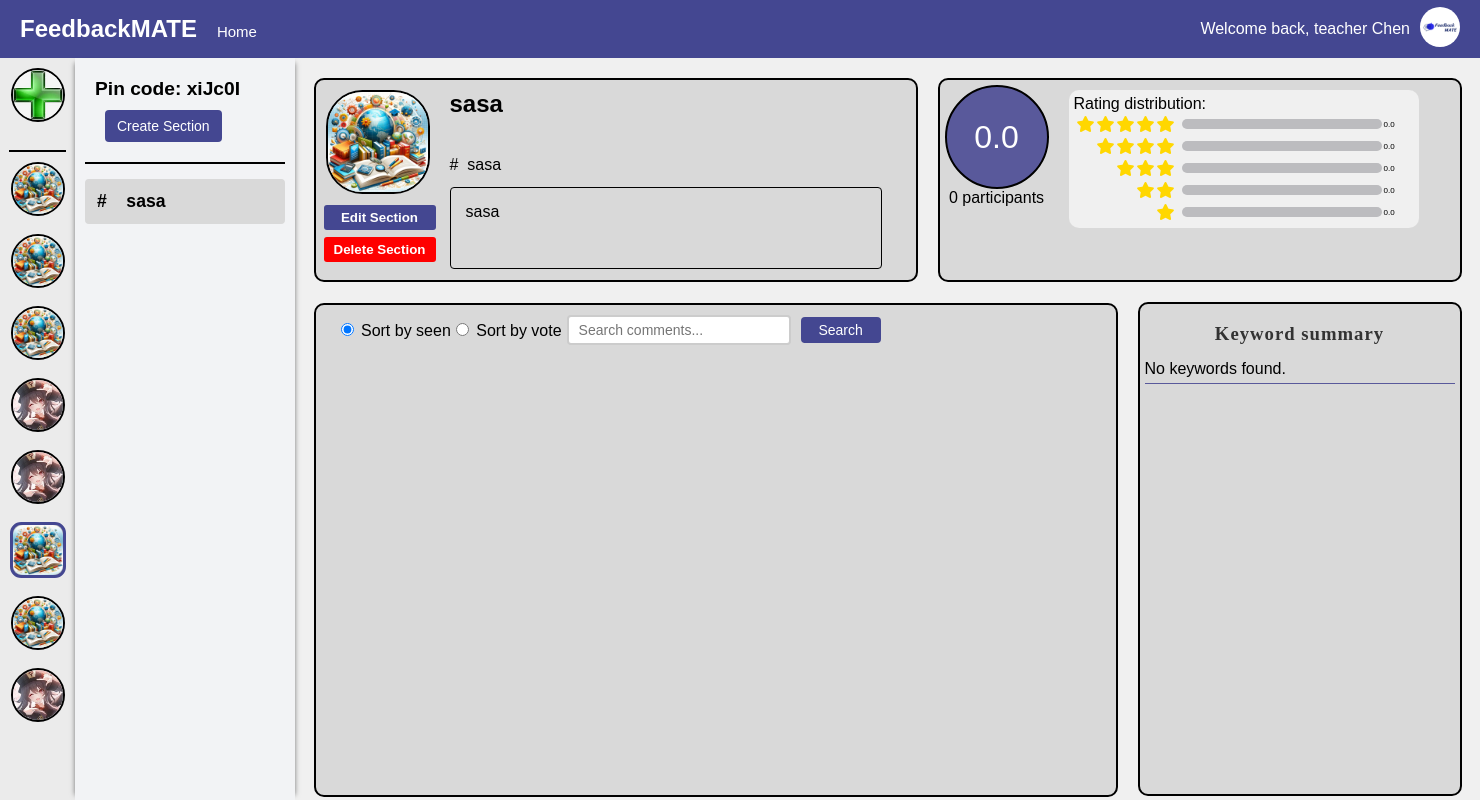
The page /teacher/channel/51/section/29/ (signed in) on the database its author committed.
### main/models.py (models this page shows, shortened)
class UserInfo(models.Model):
    user = models.OneToOneField(User, on_delete=models.CASCADE)
    profile_name = models.CharField(max_length=30)
    user_image = models.ImageField(upload_to=user_image_path, default='img/user.png')

class Channel(models.Model):
    name = models.CharField(max_length=70)
    pin_code = models.CharField(max_length=6, unique=True, blank=True, null=True)
    user = models.ForeignKey(User, on_delete=models.CASCADE)
    description = models.TextField(max_length=500, blank=True)
    image = models.ImageField(upload_to=channel_image_path, default='img/channel_icon.jpg')
    students = models.ManyToManyField(User, related_name='joined_channels', blank=True)

class Section(models.Model):
    channel = models.ForeignKey(Channel, on_delete=models.CASCADE)
    title = models.CharField(max_length=50)
    description = models.TextField(max_length=500, blank=True)
    total_rating = models.FloatField(default=0.0, blank=True)
    ratings_count = models.PositiveIntegerField(default=0, blank=True)
    one_star_users = models.ManyToManyField(User, related_name='one_star_sections', blank=True)
    two_star_users = models.ManyToManyField(User, related_name='two_star_sections', blank=True)
    three_star_users = models.ManyToManyField(User, related_name='three_star_sections', blank=True)
    four_star_users = models.ManyToManyField(User, related_name='four_star_sections', blank=True)
    five_star_users = models.ManyToManyField(User, related_name='five_star_sections', blank=True)
    one_star_percentage = models.FloatField(verbose_name="Percentage", default=0.0)
    two_star_percentage = models.FloatField(verbose_name="Percentage", default=0.0)
    three_star_percentage = models.FloatField(verbose_name="Percentage", default=0.0)
    four_star_percentage = models.FloatField(verbose_name="Percentage", default=0.0)
    five_star_percentage = models.FloatField(verbose_name="Percentage", default=0.0)

### main/decorators.py (the view)
    def _wrapped_view(request, *args, **kwargs):
        if request.user.groups.filter(name='teacher').exists():
            return view_func(request, *args, **kwargs)
        else:
            return redirect('student')

### main/templates/section_detail.html (shortened to what this page needs)
{% extends 'channel_detail.html' %}
{% load static %}
{% block section %}
<div class="section-block">
{% for section in sections %}
    <div class="section-tooltip">
        <a href="{% url 'section' channel_id=section.channel.id section_id=section.id %}" class="section-item {% if current_section.id == section.id %}selected{% endif %}">
            #&nbsp;&nbsp;&nbsp; {{ section.title }}
        </a>
    </div>
{% endfor %}
</div>
{% endblock %}
{% block content %}
{{ block.super}}
<div class="top-section">
    <div class="description-box">
        <div class="description-left">
            <img src= "{{ current_channel.image.url }}" alt="Channel Image" class="channel-image">
            <div class="button-container">
                <button type="button" class="edit-info-btn" onclick="location.href='{% url 'edit-section' channel_id=current_channel.id section_id=current_section.id %}'">Edit Section</button>
                <button type="button" class="delete-section-btn" onclick="confirmDelete({{ current_section.id }})">Delete Section</button>
            </div>
        </div>
        <div class="channel-info">
            <h2 class="channel-name">{{ current_channel.name }}</h2>
            <p class="section-title"># &nbsp;{{ current_section.title }}</p>
            <p class="section-description">{{ current_section.description }}</p>
        </div>
    </div>
    <div class="rating-box">
        <div class="rating-overview">
            <div class="circle-rating">
                <span id="total-rating">{{ current_section.total_rating}}</span>
            </div>
            <div class="rating-participants">
                <span id="participants-count">{{ current_section.ratings_count}}</span> participants
            </div>
        </div>
        <div class="right-part">
            <div class="rating-statistics">
                Rating distribution:
                <div class="rating-stat" data-star="5">
                    <i class="fas fa-star"></i>
                    <i class="fas fa-star"></i>
                    <i class="fas fa-star"></i>
                    <i class="fas fa-star"></i>
                    <i class="fas fa-star"></i>
                    <div class="rating-bar">
                    </div>
                    <div class="percentage-count">
                        <span id="star-5-count">{{ current_section.five_star_percentage }}</span>
                    </div>
                </div>
                <div class="rating-stat" data-star="4">
                    <i class="fas fa-star"></i>
                    <i class="fas fa-star"></i>
                    <i class="fas fa-star"></i>
                    <i class="fas fa-star"></i>
                    <div class="rating-bar">
                    </div>
                    <div class="percentage-count">
                        <span id="star-4-count">{{ current_section.four_star_percentage }}</span>
                    </div>
                </div>
                <div class="rating-stat" data-star="3">
                    <i class="fas fa-star"></i>
                    <i class="fas fa-star"></i>
                    <i class="fas fa-star"></i>
                    <div class="rating-bar">
                    </div>
                    <div class="percentage-count">
                        <span id="star-3-count">{{ current_section.three_star_percentage }}</span>
                    </div>
                </div>
                <div class="rating-stat" data-star="2">
                    <i class="fas fa-star"></i>
                    <i class="fas fa-star"></i>
                    <div class="rating-bar">
                    </div>
                    <div class="percentage-count">
                        <span id="star-2-count">{{ current_section.two_star_percentage }}</span>
                    </div>
                </div>
                <div class="rating-stat" data-star="1">
                    <i class="fas fa-star"></i>
                    <div class="rating-bar">
                    </div>
                    <div class="percentage-count">
                        <span id="star-1-count">{{ current_section.one_star_percentage }}</span>
                    </div>
                </div>
            </div>
        </div>
    </div>
    <div class="comment-section">
        <div class="search-sort-container">
        <form id="sort-form" method="get">
            <label class="sort-option">
                <input type="radio" name="sort" value="read" {% if request.GET.sort == "read" or not request.GET.sort %}checked{% endif %}>
                Sort by seen
            </label>
            <label class="sort-option">
                <input type="radio" name="sort" value="vote" {% if request.GET.sort == "vote" %}checked{% endif %}>
                Sort by vote
            </label>
        </form>
        <form method="get" action="" class="search-form">
            <input type="text" name="search" placeholder="Search comments..." value="{{ request.GET.search|default:'' }}">
            <button type="submit">Search</button>
        </form>
        </div>
    </div>
    <div class="keyword-summary">
        <h3>Keyword summary</h3>
        <ul>
            {% for keyword, freq in top_keywords %}
                <li>
                    <span class="keyword">{{ keyword }}</span>
                    <span class="likes">{{ freq }}</span>
                </li>
            {% empty %}
                <li>No keywords found.</li>
            {% endfor %}
        </ul>
    </div>
</div>
{% endblock %}

### main/templates/channel_detail.html (shortened to what this page needs)
{% extends 'teacher.html' %}
{% load static %}
{% block home %}
<a href="{% url 'teacher' %}" class="home-link">Home</a>
{% endblock home %}
{% block channel %}
    {% for channel in channels %}
    <div class="channel-icon-container {% if channel.id == current_channel.id %}selected-channel{% endif %}" data-channel-id="{{ channel.id }}">
        <img src="{{ channel.image.url }}" alt="" class="channel-icon {% if channel.id == current_channel.id %}selected-channel-icon{% endif %}" onclick="location.href='{% url 'channel-detail' channel.id %}'">
    </div>
    {% endfor %}
{% endblock %}
{% block content %}
<div class="section-nav">
    <div class="pin-code-display">
        Pin code: {{ current_channel.pin_code }}
        <button onclick="location.href='{% url 'create-section' current_channel.id %}'" class="create-section-btn">Create Section</button>
    </div>
    {% block section %}{% endblock%}
</div>
{% endblock %}

### main/templates/teacher.html (shortened to what this page needs)
<!DOCTYPE html>
<html lang="en">
{% load static %}
<head>
    <link rel="stylesheet" href="https://cdnjs.cloudflare.com/ajax/libs/font-awesome/5.15.1/css/all.min.css">
</head>
<body>
    <div class="app-container">
        <div class="header">
            <div class="logo">FeedbackMATE</div>
            {% block home%}
            {% endblock home %}
            <div class="user-info">
                <span class="welcome-text">Welcome back, {{ username }}</span>
                <div class="user-dropdown">
                    <img src="{{ user_image }}" alt="User Image" width="40" height="40" style="border-radius: 50%;">
                </div>
            </div>
        </div>
        <div class="main-container">
            <div class="sidebar">
                <div class="channel-icon-container add-channel create-channel-btn">
                    <img src="{% static 'img/add_channel_icon.jpg' %}" alt="Add Channel" class="channel-icon" onclick="location.href='{% url 'create-channel' %}'">
                </div>
                <div class="channel-divider"></div>
                {% block channel %}{% endblock %}
            </div>
            {% block content %}{% endblock %}
        </div>
    </div>
</body>
</html>

### main/templates/teacher.html (style rules this page uses)
body { font-family: Arial, sans-serif; margin: 0; padding: 0; background-color: #f0f0f0; }
.app-container { display: flex; flex-direction: column; min-width: 1470px; max-height: 100vh; overflow-x: auto; overflow-y: auto; }
.header { display: flex; justify-content: space-between; align-items: center; padding: 20px; background-color: #444791; color: white; height: 18px; }
.logo { font-size: 24px; font-weight: bold; }
.user-info { display: flex; align-items: center; }
.welcome-text { margin-right: 10px; }
.user-dropdown { position: relative; }
.main-container { display: flex; flex-grow: 1; height: calc(100vh - 58px); }
.sidebar { width: 55px; background-color: #EBEBEB; padding: 10px; display: flex; flex-direction: column; align-items: center; flex-shrink: 0; -ms-overflow-style: none; scrollbar-width: none; overflow-y: auto; overflow-x: hidden; }
.channel-divider { height: 0; background-color: black; border: 1px solid black; width: 100%; margin-top: 10px; margin-bottom: 10px; top: 0; z-index: 10; }
.add-channel { margin-bottom: 10px; border-bottom: 2px solid black; }
.channel-icon-container { position: relative; margin-bottom: 18px; border: 2px solid black; border-radius: 50%; width: 50px; height: 50px; display: flex; justify-content: center; align-items: center; transition: border-radius 0.1s; }
.channel-icon { max-width: 100%; max-height: 100%; border-radius: 50%; }
.channel-image { width: 100%; height: 150px; border-top-left-radius: 10px; border-top-right-radius: 10px; border-bottom: 1px solid #000000; }

### main/templates/channel_detail.html (style rules this page uses)
.section-nav { background-color: #F2F3F5; padding: 10px; box-shadow: 5px 0 5px -5px rgba(0,0,0,0.5), -5px 0 5px -5px rgba(0,0,0,0.5); width: 25%; min-width: 200px; overflow-y: hidden; }
.pin-code-display { padding: 10px; margin-bottom: 10px; border-bottom: 2px solid black; background-color: #F2F3F5; text-align: left; font-weight: bold; font-size: 1.2em; }
.section-block { height: calc(100vh - 58px - 116px); overflow-x: hidden; overflow-y: auto; }
.section-item { display: block; padding: 10px; margin: 5px 0; text-decoration: none; font-weight: bold; font-size: 1.1em; color: #000000; border-radius: 4px; transition: background-color 0.3s, box-shadow 0.3s; border: 2px solid transparent; width: 100%; min-width: 200px; box-sizing: border-box; overflow: hidden; white-space: nowrap; text-overflow: ellipsis; }
.selected-channel { position: relative; border: 3px solid #444791; border-radius: 20%; background-color: #BCBCBF; }
.selected-channel-icon { max-width: 100%; max-height: 100%; border-radius: 20%; }
.create-section-btn { padding: 8px 12px; background-color: #444791; color: white; border: none; border-radius: 4px; cursor: pointer; font-size: 14px; display: block; margin: 10px 0 10px 10px; text-align: center; }
.home-link { margin-right: auto; margin-top: 5px; margin-left: 20px; color: white; text-decoration: none; font-size: 15px; }

### rows shown on the page
UserInfo: profile_name "teacher Chen"
Channel: image (picture)
Channel: image (picture)
Channel: image (picture)
Channel: image (picture)
Channel: image (picture)
Channel: image (picture), pin_code "xiJc0I", name "sasa"
Channel: image (picture)
Channel: image (picture)
Section: title "sasa", description "sasa", total_rating "0.0", ratings_count "0", five_star_percentage "0.0", four_star_percentage "0.0", three_star_percentage "0.0", two_star_percentage "0.0", one_star_percentage "0.0"
